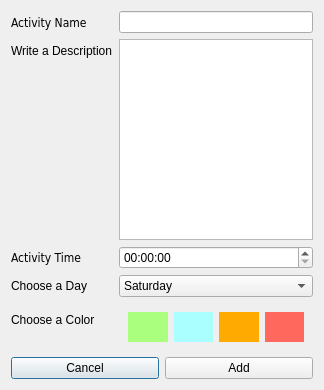
<?xml version="1.0" encoding="UTF-8"?>
<ui version="4.0">
 <class>AddActivity</class>
 <widget class="QDialog" name="AddActivity">
  <property name="geometry">
   <rect>
    <x>0</x>
    <y>0</y>
    <width>324</width>
    <height>390</height>
   </rect>
  </property>
  <property name="windowTitle">
   <string>Add New Activity</string>
  </property>
  <property name="windowOpacity">
   <double>8.000000000000000</double>
  </property>
  <layout class="QGridLayout" name="gridLayout">
   <item row="1" column="0">
    <widget class="QPushButton" name="pushButton">
     <property name="text">
      <string>Cancel</string>
     </property>
    </widget>
   </item>
   <item row="1" column="1">
    <widget class="QPushButton" name="addActivity_btn">
     <property name="text">
      <string>Add</string>
     </property>
    </widget>
   </item>
   <item row="0" column="0" colspan="2">
    <layout class="QFormLayout" name="formLayout_2">
     <item row="0" column="0">
      <widget class="QLabel" name="label">
       <property name="font">
        <font>
         <family>DejaVu Sans Condensed</family>
        </font>
       </property>
       <property name="text">
        <string>Activity Name</string>
       </property>
      </widget>
     </item>
     <item row="0" column="1">
      <widget class="QLineEdit" name="activityNameText"/>
     </item>
     <item row="1" column="0">
      <widget class="QLabel" name="label_3">
       <property name="text">
        <string>Write a Description</string>
       </property>
      </widget>
     </item>
     <item row="1" column="1">
      <widget class="QPlainTextEdit" name="ActivityDescriptionText"/>
     </item>
     <item row="2" column="0">
      <widget class="QLabel" name="label_2">
       <property name="font">
        <font>
         <family>DejaVu Sans Condensed</family>
        </font>
       </property>
       <property name="text">
        <string>Activity Time</string>
       </property>
      </widget>
     </item>
     <item row="2" column="1">
      <widget class="QTimeEdit" name="activityTimeText"/>
     </item>
     <item row="3" column="0">
      <widget class="QLabel" name="label_4">
       <property name="text">
        <string>Choose a Day</string>
       </property>
      </widget>
     </item>
     <item row="3" column="1">
      <widget class="QComboBox" name="activityDayText">
       <property name="enabled">
        <bool>true</bool>
       </property>
       <item>
        <property name="text">
         <string comment="1">Saturday</string>
        </property>
       </item>
       <item>
        <property name="text">
         <string comment="2">Sunday</string>
        </property>
       </item>
       <item>
        <property name="text">
         <string comment="3">Mondey</string>
        </property>
       </item>
       <item>
        <property name="text">
         <string comment="4">Tuesday</string>
        </property>
       </item>
       <item>
        <property name="text">
         <string comment="5">Wednesday</string>
        </property>
       </item>
       <item>
        <property name="text">
         <string comment="6">Thursday</string>
        </property>
       </item>
       <item>
        <property name="text">
         <string comment="7">Friday</string>
        </property>
       </item>
      </widget>
     </item>
     <item row="4" column="1">
      <widget class="QWidget" name="widget" native="true">
       <layout class="QHBoxLayout" name="horizontalLayout">
        <item>
         <widget class="QPushButton" name="set_color_btn">
          <property name="minimumSize">
           <size>
            <width>0</width>
            <height>30</height>
           </size>
          </property>
          <property name="styleSheet">
           <string notr="true">background-color: rgb(170, 255, 127);
alternate-background-color: rgb(170, 255, 127);
selection-background-color: rgb(170, 255, 127);
color: rgb(0, 0, 0);
border: 0px;</string>
          </property>
          <property name="text">
           <string/>
          </property>
          <property name="flat">
           <bool>false</bool>
          </property>
         </widget>
        </item>
        <item>
         <widget class="QPushButton" name="set_color_btn_2">
          <property name="minimumSize">
           <size>
            <width>0</width>
            <height>30</height>
           </size>
          </property>
          <property name="styleSheet">
           <string notr="true">background-color: rgb(170, 255, 255);
color: rgb(0, 0, 0);
border: 0px;</string>
          </property>
          <property name="text">
           <string/>
          </property>
         </widget>
        </item>
        <item>
         <widget class="QPushButton" name="set_color_btn_3">
          <property name="minimumSize">
           <size>
            <width>0</width>
            <height>30</height>
           </size>
          </property>
          <property name="styleSheet">
           <string notr="true">background-color: rgb(255, 170, 0);
color: rgb(0, 0, 0);
border: 0px;</string>
          </property>
          <property name="text">
           <string/>
          </property>
         </widget>
        </item>
        <item>
         <widget class="QPushButton" name="set_color_btn_4">
          <property name="minimumSize">
           <size>
            <width>0</width>
            <height>30</height>
           </size>
          </property>
          <property name="styleSheet">
           <string notr="true">background-color: rgb(255, 104, 93);
color: rgb(0, 0, 0);
border: 0px;</string>
          </property>
          <property name="text">
           <string/>
          </property>
         </widget>
        </item>
       </layout>
      </widget>
     </item>
     <item row="4" column="0">
      <widget class="QLabel" name="label_5">
       <property name="text">
        <string>Choose a Color</string>
       </property>
       <property name="alignment">
        <set>Qt::AlignBottom|Qt::AlignLeading|Qt::AlignLeft</set>
       </property>
      </widget>
     </item>
    </layout>
   </item>
  </layout>
 </widget>
 <resources/>
 <connections/>
</ui>
